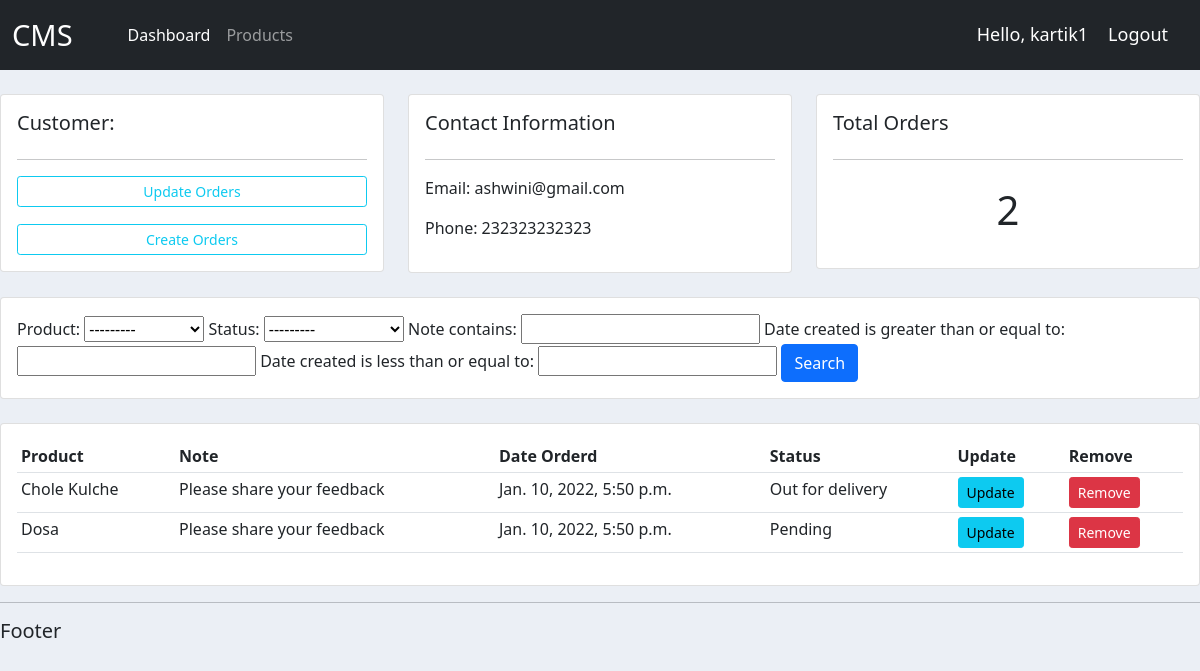
Screenshot of /customer/3 (signed in) with the database file from the repository.
### accounts/models.py (models this page shows, shortened)
class Customer(models.Model):
    user = models.OneToOneField(User, null=True, blank=True, on_delete=models.CASCADE)
    name = models.CharField(max_length=200, null=True)
    phone = models.CharField(max_length=200, null=True)
    email = models.CharField(max_length=200, null=True)
    profile_pic = models.ImageField(null=True, blank=True, default='Profile1.png')
    date_created = models.DateTimeField(null=True)

class Order(models.Model):
    STATUS = (
        ('Pending', 'Pending'),
        ('Out for delivery', 'Out for delivery'),
        ('Delivered', 'Delivered')
    )
    customer = models.ForeignKey(Customer, null=True, on_delete=models.SET_NULL)
    product = models.ForeignKey(Products, null=True, on_delete=models.SET_NULL)
    status = models.CharField(max_length=200, null=True, choices=STATUS)
    note = models.CharField(max_length=200, null=True)
    date_created = models.DateTimeField(null=True, auto_now_add=True)

class Products(models.Model):
    CATEGORY = (
        ('Indoor', "Indoor"),
        ('Outdoor', 'Outdoor')
    )
    name = models.CharField(max_length=200, null=True)
    price = models.FloatField(null=True)
    category = models.CharField(max_length=200, null=True, choices=CATEGORY)
    description = models.CharField(max_length=200, null=True)
    date_created = models.DateTimeField(null=True)
    tag = models.ManyToManyField(Tag)
    def __str__(self):
            return self.name

### accounts/decorators.py (the view)
		def wrapper_func(request, *args, **kwargs):
			group = None
			if request.user.groups.exists():
				group = request.user.groups.all()[0].name
			if group in allowed_roles:
				return view_func(request, *args, **kwargs)
			else:
				return HttpResponse('You are not authorized to view this page')

### accounts/views.py (called while the page is built)
@login_required(login_url='login')
@allowed_user(allowed_roles=['admin'])
def customer(request, pk):
    customer = Customer.objects.get(id=pk)
    orders = customer.order_set.all()
    order_count = orders.count()
    myfilters = OrderFilter(request.GET, queryset=orders)
    orders = myfilters.qs
    context = {
        'customer': customer,
        'orders': orders,
        'count': order_count,
        'myfilters': myfilters
    }
    return render(request, 'accounts/customer.html', context)

### accounts/templates/accounts/customer.html
{% extends 'accounts/main.html' %}
{% block content %}
<br>
<div class="row">
	<div class="col-md">
		<div class="card card-body">
			<h5>Customer:</h5>
			<hr>
			<a style="margin-bottom: 17px;" class="btn btn-outline-info  btn-sm btn-block" href="">Update Orders</a>
			<a class="btn btn-outline-info  btn-sm btn-block" href="{% url 'createOrder' customer.id %}">Create Orders</a>
		</div>
	</div>
	<div class="col-md">
		<div class="card card-body">
			<h5>Contact Information</h5>
			<hr>
			{% if customer %}
			<p>Email: {{customer.email}}</p>
			<p>Phone: {{customer.phone}}</p>
			{% endif %}
		</div>
	</div>
	<div class="col-md">
		<div class="card card-body">
			<h5>Total Orders</h5>
			<hr>
			<h1 style="text-align: center;padding: 10px">{{count}}</h1>
		</div>
	</div>
</div>
<br>
<div class="row">
	<div class="col">
		<div class="card card-body">
			<form method="get">
				{{myfilters.form}}
		    <button class="btn btn-primary" type="submit">Search</button>
		  </form>
		</div>
	</div>
</div>
<br>
<div class="row">
	<div class="col-md">
		<div class="card card-body">
			<table class="table table-sm">
				<tr>
					<th>Product</th>
					<th>Note</th>
					<th>Date Orderd</th>
					<th>Status</th>
					<th>Update</th>
					<th>Remove</th>
				</tr>
				{% for i in orders %}
				<tr>
					<td>{{i.product}}</td>
					<td>{{i.note}}</td>
					<td>{{i.date_created}}</td>
					<td>{{i.status}}</td>
					<td><a class="btn btn-sm btn-info" style="text-decoration: none;" href="{% url 'updateOrder' i.id %}">Update</a></td>
					<td><a class="btn btn-sm btn-danger" style="text-decoration: none;" href="{% url 'deleteOrder' i.id %}">Remove</a></td>
				</tr>
				{% endfor %}
			</table>
		</div>
	</div>
</div>
{% endblock %}

### accounts/templates/accounts/navbar.html (shortened to what this page needs)
{% load static %}
<nav class="navbar navbar-expand-lg navbar-dark bg-dark">
    <div class="container-fluid">
      <a class="navbar-brand" href="#" style="font-size: 29px; margin-right: 47px;">CMS</a>
      {% if request.user.is_staff %}
      <div class="collapse navbar-collapse" id="navbarNav">
        <ul class="navbar-nav">
          <li class="nav-item">
            <a class="nav-link active" aria-current="page" href="{% url 'home' %}">Dashboard</a>
          </li>
          <li class="nav-item">
            <a class="nav-link" href="{% url 'products' %}">Products</a>
          </li>
        </ul>
      </div>
      {% endif %}
      <span class="hello-msg">Hello, {{request.user}}</span>
      <span><a class="hello-msg" href="{% url 'logout' %}">Logout</a></span>
    </div>
  </nav>

### static/css/main.css (style rules this page uses)
body { background-color: #ebeff5; }

### accounts/templates/accounts/navbar.html (style rules this page uses)
.hello-msg { font-size: 18px; color: white; margin-right: 20px; text-decoration: none; }

### rows the page displays
Customer: email "ashwini@gmail.com", phone "232323232323"
Order: product "Chole Kulche", note "Please share your feedback", date_created "Jan. 10, 2022, 5:50 p.m.", status "Out for delivery"
Order: product "Dosa", note "Please share your feedback", date_created "Jan. 10, 2022, 5:50 p.m.", status "Pending"

### other values shown
{{ request.user }} "kartik1"
{{ count }} "2"
